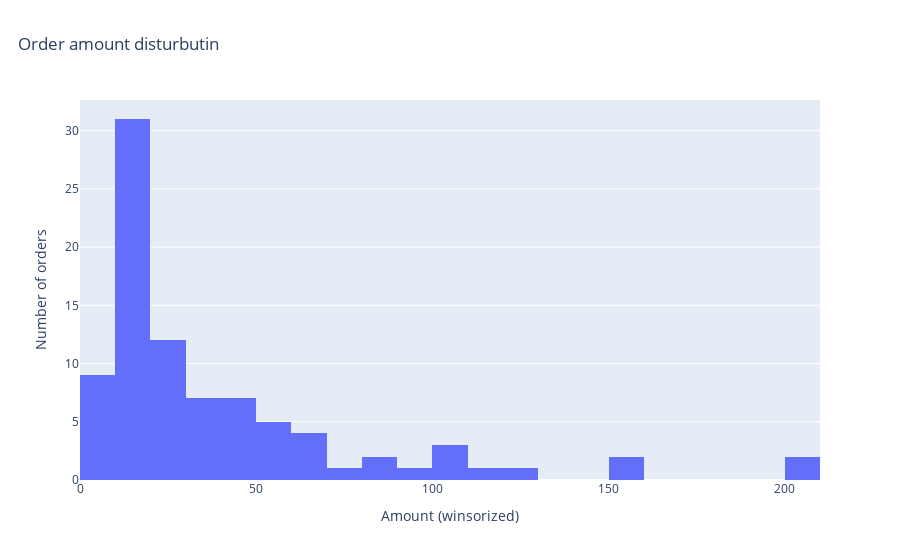

The cell this chart's notebook holds for it:
### Markdown cell above
#4 what is the Amount distribution?

### Code cell
fig = px.histogram(df, x="amount_winsor", nbins=30, title="Order amount disturbutin")
fig.update_layout(title={"x": 0.02})
fig.update_xaxes(title_text="Amount (winsorized)")
fig.update_yaxes(title_text="Number of orders")
save_fig(fig, FIGS / "amount_hist_winsor.png")
fig

### Figure 1 — Plotly figure (JSON) as saved in the notebook; plotly's stock layout.template omitted (floating-point values rounded to 4 significant figures)
{"data": [{"bingroup": "x", "hovertemplate": "amount_winsor=%{x}<br>count=%{y}<extra></extra>", "legendgroup": "", "marker": {"color": "#636efa", "pattern": {"shape": ""}}, "name": "", "nbinsx": 30, "orientation": "v", "showlegend": false, "type": "histogram", "x": [12.5, 8.0, NaN, 25.0, 100.0, 15.75, 45.0, NaN, 19.99, 50.0, 120.5, 30.0, 4.35, 15.0, NaN, 60.0, 22.1, 10.0, 85.0, 12.0, 33.0, NaN, 14.5, 200.0, 5.5, 45.0, 18.0, 99.99, NaN, 12.5, 25.0, 10.0, 30.0, 7.5, 150.0, 22.0, 11.0, 40.0, 19.5, 55.0, 12.0, NaN, 28.0, 14.0, 100.0, 9.99, 65.0, 25.0, 18.5, 42.0, 13.0, 31.5, 80.0, 21.0, NaN, 17.5, 50.0, 9.0, 110.0, 24.0, 15.5, 75.0, NaN, 12.0, 33.0, 40.0, 19.99, NaN, 14.5, 60.0, 25.0, 10.0, 5.0, 200.0, 12.5, 44.0, 18.0, NaN, 29.9, 15.0, 50.0, 8.5, 100.0, 22.0, 14.0, 35.0, 19.0, 60.0, 12.5, NaN, 45.0, NaN, 10.0, 25.0, 150.0, 18.5, 30.0, 7.0, 55.0, 12.0], "xaxis": "x", "yaxis": "y"}], "layout": {"barmode": "relative", "legend": {"tracegroupgap": 0}, "title": {"text": "Order amount disturbutin", "x": 0.02}, "xaxis": {"anchor": "y", "domain": [0, 1], "title": {"text": "Amount (winsorized)"}}, "yaxis": {"anchor": "x", "domain": [0, 1], "title": {"text": "Number of orders"}}}}
